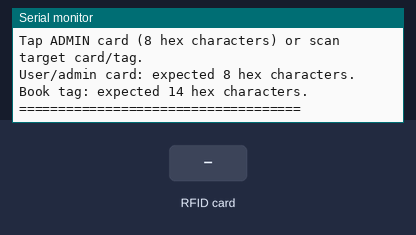
This sketch was run on a simulated ESP32. Parts: the last lines printed to the serial monitor. The test bench sets the inputs (shaded band). WiFi joins after 1.5 s; servers stay silent unless stated; uploads are accepted with an empty reply.

Above: at 4.6 s.
4.7 s: RFID card 5E 7A 19 C4 held to the reader
At 5.3 s:
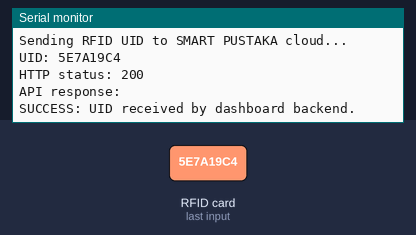
6.2 s: RFID card 5E 7A 19 C4 held to the reader
At 6.8 s:
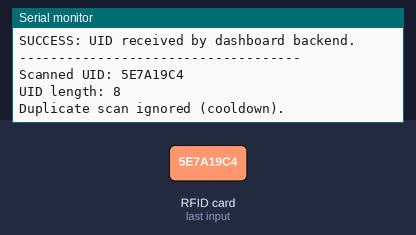

The sketch:

ESP32_DASHBOARD.ino
```cpp
#include <WiFi.h>
#include <WiFiClientSecure.h>
#include <HTTPClient.h>
#include <SPI.h>
#include <MFRC522.h>

// ================= WIFI =================

const char* WIFI_SSID = "YOUR_WIFI";
const char* WIFI_PASSWORD = "YOUR_PASSWORD";

// ================= CLOUD BACKEND =================

const char* RFID_SCAN_URL =
  "https://smart-pustaka-dashboard-backend.onrender.com/api/rfid/scan";

// ================= RC522 WIRING =================

#define SS_PIN   5
#define RST_PIN  22
#define SCK_PIN  18
#define MISO_PIN 19
#define MOSI_PIN 23

MFRC522 rfid(SS_PIN, RST_PIN);

// ================= SCAN SETTINGS =================

String lastUID = "";

unsigned long lastScanTime = 0;

const unsigned long SCAN_COOLDOWN_MS = 2500;

// ================= WIFI CONFIGURATION =================

bool connectWiFi() {

  if (WiFi.status() == WL_CONNECTED) {
    return true;
  }

  Serial.println();
  Serial.println("Connecting to Laptop Hotspot...");

  // Stop previous connection attempt

  WiFi.disconnect(false, false);

  delay(500);

  // Configure Wi-Fi

  WiFi.mode(WIFI_STA);

  WiFi.setSleep(false);

  WiFi.setAutoReconnect(false);

  delay(300);

  Serial.print("SSID: ");
  Serial.println(WIFI_SSID);

  // Start connection

  WiFi.begin(WIFI_SSID, WIFI_PASSWORD);

  unsigned long startAttempt = millis();

  // Wait maximum 20 seconds

  while (
    WiFi.status() != WL_CONNECTED &&
    millis() - startAttempt < 20000
  ) {

    delay(500);

    Serial.print(".");
  }

  Serial.println();

  if (WiFi.status() == WL_CONNECTED) {

    Serial.println("==============================");
    Serial.println("WIFI CONNECTED!");
    Serial.println("==============================");

    Serial.print("SSID: ");
    Serial.println(WiFi.SSID());

    Serial.print("ESP32 IP: ");
    Serial.println(WiFi.localIP());

    Serial.print("Signal Strength: ");
    Serial.print(WiFi.RSSI());
    Serial.println(" dBm");

    Serial.print("Cloud API: ");
    Serial.println(RFID_SCAN_URL);

    return true;
  }

  Serial.println("WIFI CONNECTION FAILED!");

  WiFi.disconnect(false, false);

  return false;
}

// ================= UID HELPERS =================

String getUID() {

  String uid;

  uid.reserve(rfid.uid.size * 2);

  for (byte i = 0; i < rfid.uid.size; i++) {

    if (rfid.uid.uidByte[i] < 0x10) {
      uid += "0";
    }

    uid += String(
      rfid.uid.uidByte[i],
      HEX
    );
  }

  uid.toUpperCase();

  return uid;
}

// ================= UID VALIDATION =================

bool isSupportedUID(const String& uid) {

  if (uid.length() != 8 && uid.length() != 14) {
    return false;
  }

  for (unsigned int i = 0; i < uid.length(); i++) {

    const char c = uid.charAt(i);

    if (!(
      (c >= '0' && c <= '9') ||
      (c >= 'A' && c <= 'F')
    )) {

      return false;
    }
  }

  return true;
}

// ================= SEND UID TO CLOUD API =================

void sendUIDToBackend(const String& uid) {

  // Check Wi-Fi connection

  if (WiFi.status() != WL_CONNECTED) {

    Serial.println("Wi-Fi disconnected. Reconnecting...");

    if (!connectWiFi()) {

      Serial.println("UID not sent: Wi-Fi unavailable.");

      return;
    }
  }

  WiFiClientSecure secureClient;

  // For initial testing only

  secureClient.setInsecure();

  HTTPClient http;

  http.setTimeout(15000);

  Serial.println();
  Serial.println("Sending RFID UID to SMART PUSTAKA cloud...");

  if (!http.begin(secureClient, RFID_SCAN_URL)) {

    Serial.println("ERROR: Could not initialize HTTPS connection.");

    return;
  }

  http.addHeader(
    "Content-Type",
    "application/json"
  );

  const String payload = "{\"uid\":\"" + uid + "\"}";

  Serial.print("UID: ");
  Serial.println(uid);

  const int httpCode = http.POST(payload);

  Serial.print("HTTP status: ");
  Serial.println(httpCode);

  if (httpCode > 0) {

    const String response = http.getString();

    Serial.print("API response: ");
    Serial.println(response);

    if (httpCode >= 200 && httpCode < 300) {

      Serial.println("SUCCESS: UID received by dashboard backend.");

    } else if (httpCode == 400) {

      Serial.println("ERROR 400: Backend rejected UID format.");

    } else if (httpCode == 404) {

      Serial.println("ERROR 404: Check Render API route.");

    } else if (httpCode == 405) {

      Serial.println("ERROR 405: HTTP method/route mismatch.");

    } else if (httpCode >= 500) {

      Serial.println("ERROR: Dashboard backend/server error.");

    } else {

      Serial.println("WARNING: Unexpected HTTP response.");
    }

  } else {

    Serial.print("HTTPS request failed: ");

    Serial.println(http.errorToString(httpCode));

    Serial.println("Check Wi-Fi, Render URL and internet access.");
  }

  http.end();

  secureClient.stop();
}

// ================= SETUP =================

void setup() {

  Serial.begin(115200);

  delay(1000);

  Serial.println();

  Serial.println("====================================");
  Serial.println(" SMART PUSTAKA DASHBOARD RFID");
  Serial.println(" ESP32 + RC522 + HTTPS CLOUD API");
  Serial.println("====================================");

  // RC522 initialization

  SPI.begin(
    SCK_PIN,
    MISO_PIN,
    MOSI_PIN,
    SS_PIN
  );

  rfid.PCD_Init();

  delay(100);

  const byte version = rfid.PCD_ReadRegister(
    rfid.VersionReg
  );

  Serial.print("RC522 firmware: 0x");

  Serial.println(version, HEX);

  if (version == 0x00 || version == 0xFF) {

    Serial.println(
      "WARNING: RC522 not detected. Check wiring and 3.3V power."
    );

  } else {

    Serial.println("RC522 initialized.");
  }

  // Wi-Fi initialization

  if (!connectWiFi()) {

    Serial.println("Wi-Fi unavailable.");
    Serial.println("Scanner will retry automatically.");

  }

  Serial.println();

  Serial.println("RFID scanner ready.");

  Serial.println(
    "Tap ADMIN card (8 hex characters) or scan target card/tag."
  );

  Serial.println("User/admin card: expected 8 hex characters.");

  Serial.println("Book tag: expected 14 hex characters.");

  Serial.println("====================================");
}

// ================= MAIN LOOP =================

void loop() {

  // Check Wi-Fi connection

  if (WiFi.status() != WL_CONNECTED) {

    Serial.println("Wi-Fi disconnected.");

    if (!connectWiFi()) {

      delay(5000);

      return;
    }
  }

  // Detect RFID card

  if (!rfid.PICC_IsNewCardPresent()) {

    delay(30);

    return;
  }

  if (!rfid.PICC_ReadCardSerial()) {

    delay(30);

    return;
  }

  const String uid = getUID();

  const unsigned long now = millis();

  Serial.println();

  Serial.println("------------------------------------");

  Serial.print("Scanned UID: ");
  Serial.println(uid);

  Serial.print("UID length: ");
  Serial.println(uid.length());

  // Check duplicate scan

  const bool duplicate =
    (uid == lastUID &&
     now - lastScanTime < SCAN_COOLDOWN_MS);

  if (duplicate) {

    Serial.println("Duplicate scan ignored (cooldown).");

  } else if (!isSupportedUID(uid)) {

    Serial.println(
      "Unsupported UID length/format. Expected 8 or 14 hex characters."
    );

  } else {

    lastUID = uid;

    lastScanTime = now;

    sendUIDToBackend(uid);
  }

  rfid.PICC_HaltA();

  rfid.PCD_StopCrypto1();

  delay(150);
}
```

Measured:
- after the input at 4.7 s, the serial monitor: prints a new line at once (image 1)
- after the input at 6.2 s, the serial monitor: prints a new line at once (image 2)
